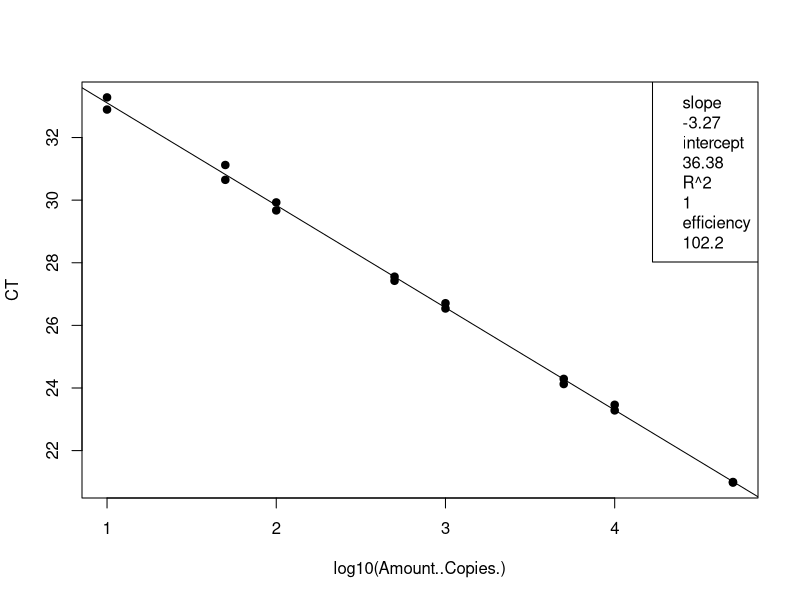
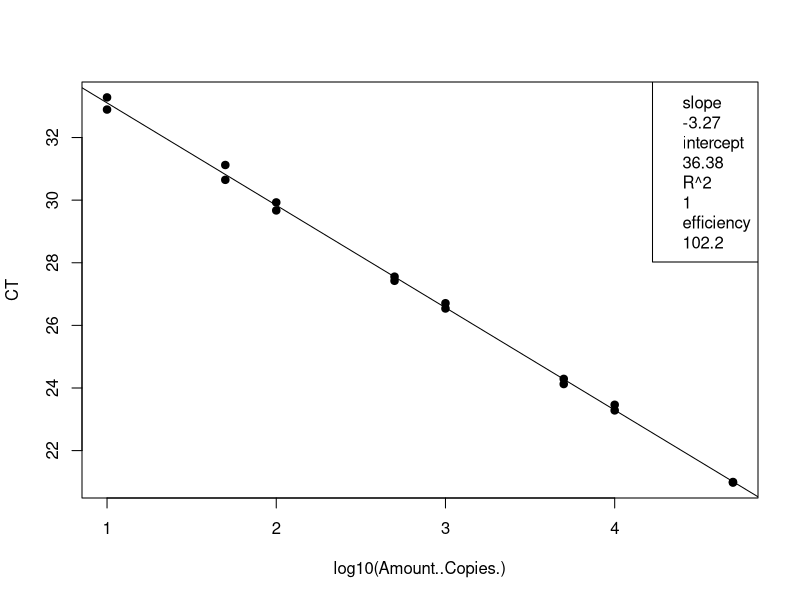
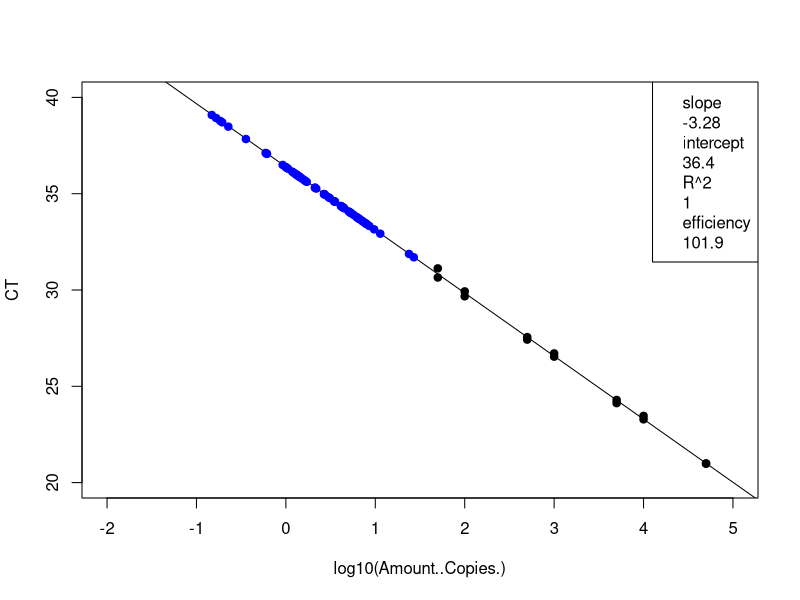
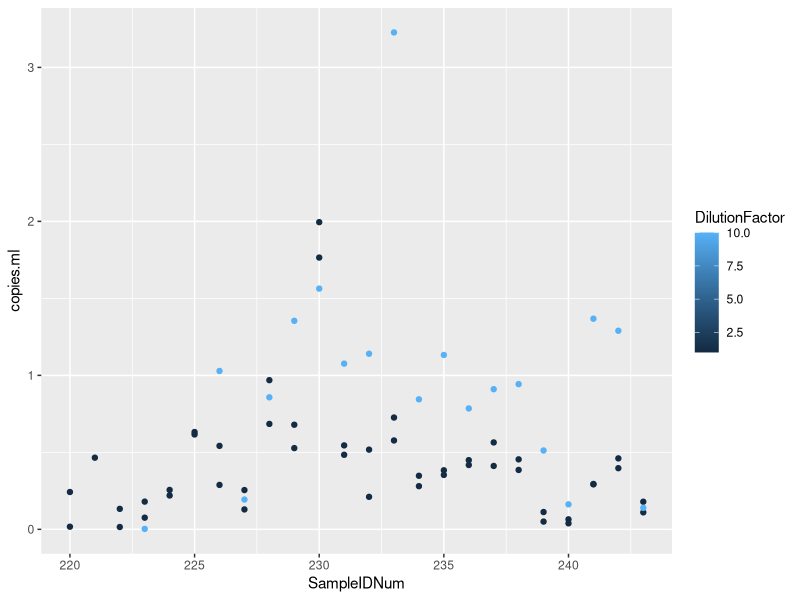

The R script that drew these images, in order:
## ---- chunk 1
knitr::opts_chunk$set(echo = TRUE)

## ---- chunk 2
# load the data (note data file must be in this repository)
data <- read.csv("Plate10_E.coli_qPCRConversion.csv")
View(data)

# clean up the data file (there is some stuff at the bottom and extra blank rows)
#data <- data[-68:-70,] # This removes rows 92-95
View(data)

# assign to the correct data class #warning message about NAs is OK
class(data$CT) # check the data class type
data$CT <- as.numeric(as.character(data$CT)) # change to numeric
data$Amount..Copies. <- as.numeric(as.character(data$Amount..Copies.)) # change to numeric
## ---- chunk 3
# linear regression of standard curve
standards = data[1:16,]
standardCurve <- lm(CT ~ log10(Amount..Copies.), data = standards)
  
standardCurvePlot <- plot(CT ~ log10(Amount..Copies.), data = standards, pch=19) 
abline(coef(standardCurve)) 
legend("topright", legend=c(paste= "slope", round(standardCurve$coefficients[2], 2), 
                            paste= "intercept", round(standardCurve$coefficients[1], 2), 
                            paste= "R^2", round(summary(standardCurve)$r.squared, 2),
                            paste = "efficiency", round((10^(-1/standardCurve$coefficients[2])-1)*100, 1)))
## ---- chunk 4
# remove standards that sucked and redo analysis NOT NEEDED 21 Jan 2020
#standards <- standards[-15:-16,] # uncomment this line and change which rows to remove
standardCurve <- lm(CT ~ log10(Amount..Copies.), data = standards)

standardCurvePlot <- plot(CT ~ log10(Amount..Copies.), data = standards, pch=19)
abline(coef(standardCurve))
col = "blue"
legend("topright", legend=c(paste= "slope", round(standardCurve$coefficients[2], 2),
                            paste= "intercept", round(standardCurve$coefficients[1], 2),
                            paste= "R^2", round(summary(standardCurve)$r.squared, 2),
                            paste = "efficiency", round((10^(-1/standardCurve$coefficients[2])-1)*100, 1)))
## ---- chunk 5
# data set of unknowns including info on standard curve
#unknowns = subset(data, Name == "UNKNOWN")
unknowns = data[17:88,]
#unknowns <- unknowns[-1:-3,] # uncomment this line and change which rows to remove if these samples were outside of the standard curve

# add new columns to the data table
unknowns$plate_num = 1 #change to the actual plate number
unknowns$standard_slope = standardCurve$coefficients[2]
unknowns$standard_intercept = standardCurve$coefficients[1]
unknowns$R2 = summary(standardCurve)$r.squared
unknowns$efficiency =  (10^(-1/standardCurve$coefficients[2])-1)*100
  
# add a new column that interpolates copies/well from Ct for the unknowns
unknowns$log.copies.well = ((unknowns$CT - standardCurve$coefficients[1])/standardCurve$coefficients[2])
unknowns$copies.well = 10^unknowns$log.copies.well

# copies/ul extract accounting for dilution factor
vol.well = 3 #qPCR template volume in ul
unknowns$vol.well = vol.well
unknowns$copies.ul = ((unknowns$copies.well/vol.well)*unknowns$DilutionFactor)

# copies/extraction
vol.elution = 110 #DNA extraction elution volume in ul
unknowns$vol.elution = vol.elution
unknowns$copies.extraction = (unknowns$copies.ul*vol.elution)

# copies/ml #Volume is volume of sample filtered in mL
unknowns$copies.ml = (unknowns$copies.extraction/unknowns$Volume)


## ---- chunk 6
standards <- standards[-15:-16,] # uncomment this line and change which rows to remove
standardCurve <- lm(CT ~ log10(Amount..Copies.), data = standards)

standardCurvePlot <- plot(CT ~ log10(Amount..Copies.), data = standards, pch=19, ylim=c(20,40), xlim=c(-2,5))
abline(coef(standardCurve))
col = "blue"
legend("topright", legend=c(paste= "slope", round(standardCurve$coefficients[2], 2),
                            paste= "intercept", round(standardCurve$coefficients[1], 2),
                            paste= "R^2", round(summary(standardCurve)$r.squared, 2),
                            paste = "efficiency", round((10^(-1/standardCurve$coefficients[2])-1)*100, 1)))

unknowns = unknowns[1:72,]
standardCurve <- lm(CT ~ log10(copies.well), data = unknowns)

standardCurvePlot <- points(CT ~ log10(copies.well), data = unknowns, pch=19, col = "blue")


#abline(coef(standardCurve))
#legend("topright", legend=c(paste= "slope", round(standardCurve$coefficients[2], 2),
                            #paste= "intercept", round(standardCurve$coefficients[1], 2),
                            #paste= "R^2", round(summary(standardCurve)$r.squared, 2),
                            #paste = "efficiency", round((10^(-1/standardCurve$coefficients[2])-1)*100, 1)))
## ---- chunk 7
# make a plot that compares the diluted to undiluted replicates for each sample including dilution factor
library("ggplot2")
unknowns$SampleIDNum <- as.numeric(as.character(unknowns$SampleIDNum)) # change to numeric
replicates = unknowns[1:72,]
#replicates <- replicates[-18,] # This removes rows (B11)
#replicates <- replicates[-32,] # This removes rows (D8)
#replicates <- replicates[-55,] # This removes rows (G5)
qplot(SampleIDNum,copies.ml, data=replicates, col=DilutionFactor)
## ---- chunk 8
# write csv file
write.csv(unknowns, file = "Plate10_E.coli_ConvertedData.csv", row.names=FALSE, na="")

# average the replicates (if not strongly inhibited) and make a new file
library(dplyr)
data.average = unknowns %>% group_by(SampleIDNum) %>% summarise(copies.ml = mean(copies.ml, na.rm = T))
write.csv(data.average, file = "Plate10_E.coli_Averaged.csv", row.names=FALSE, na="")
